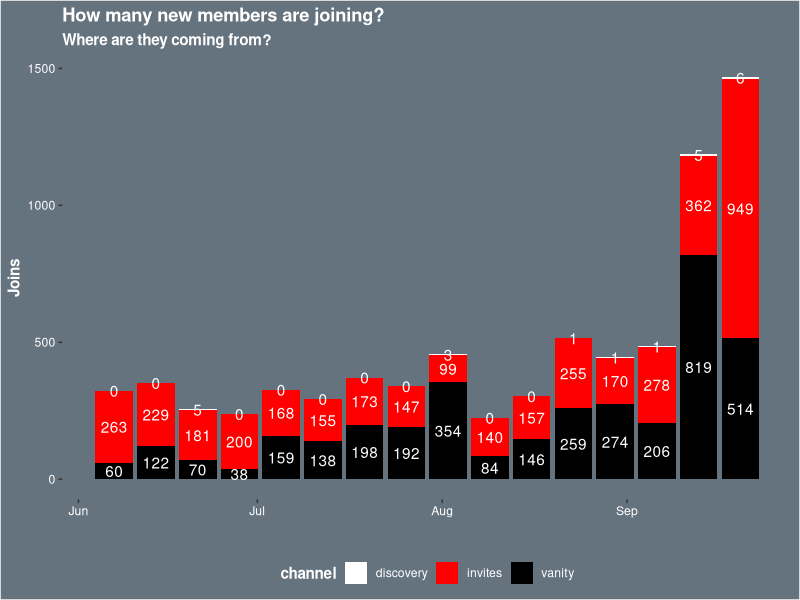
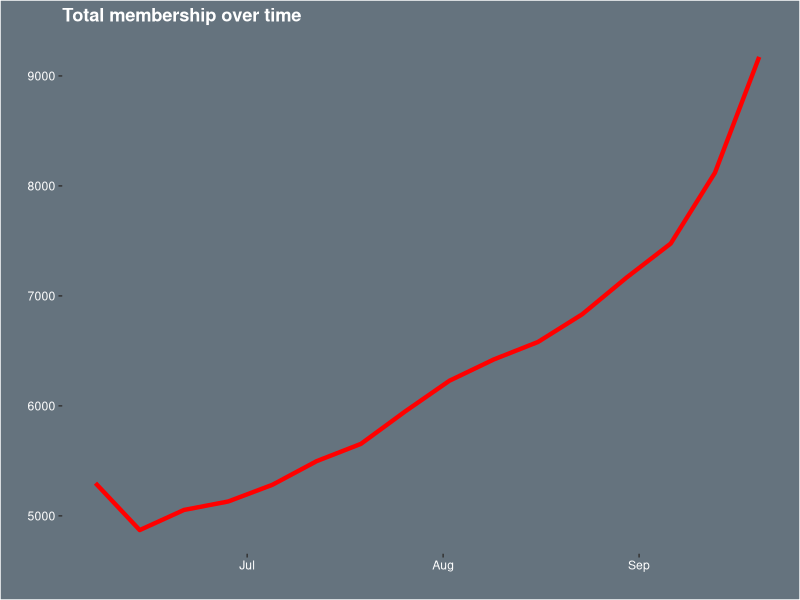
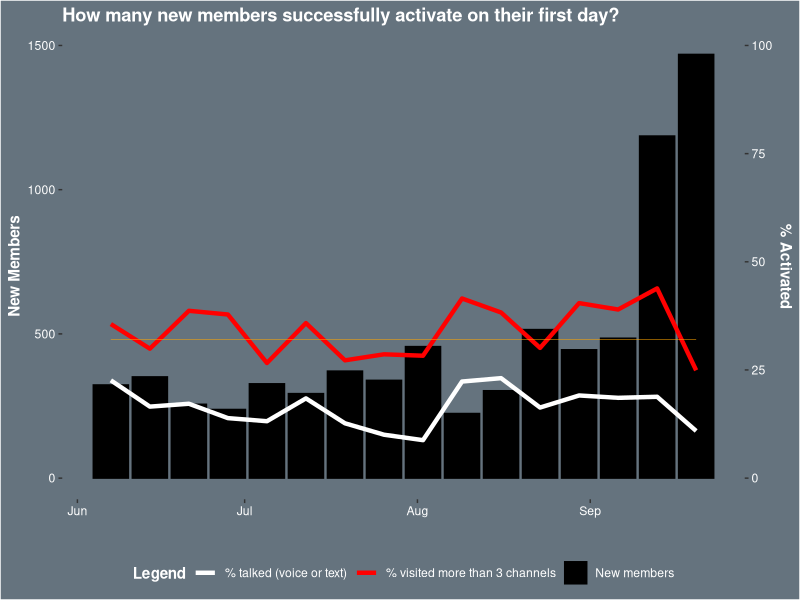
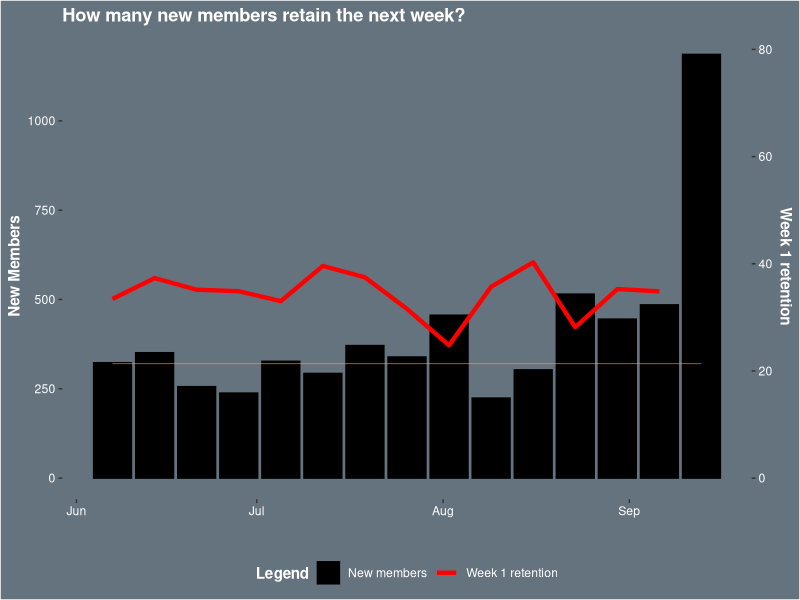
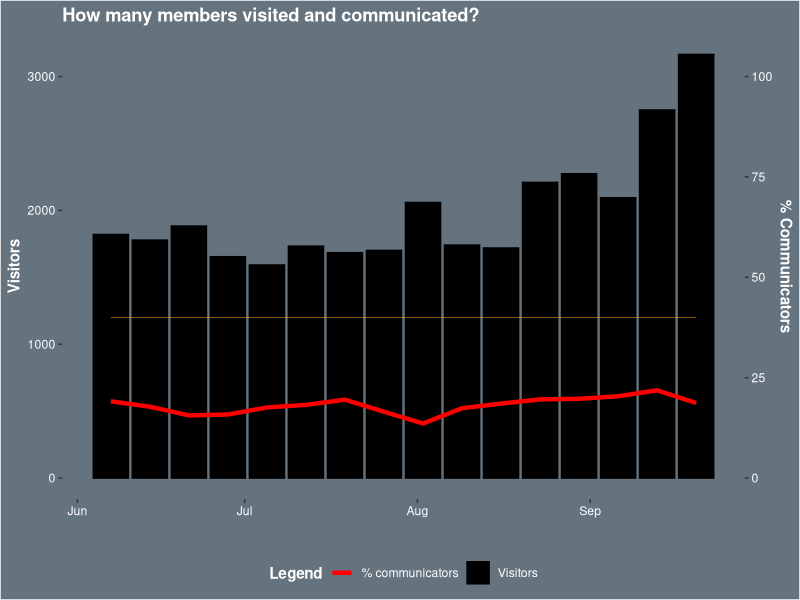
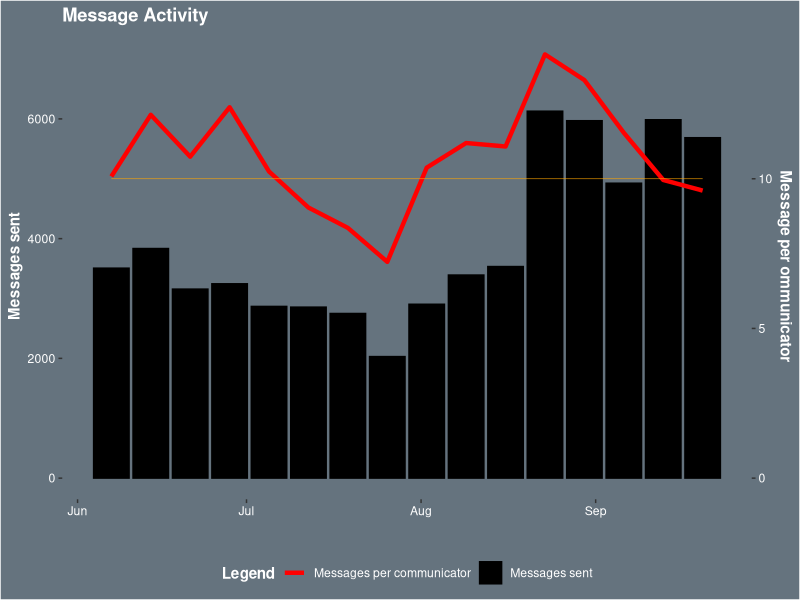
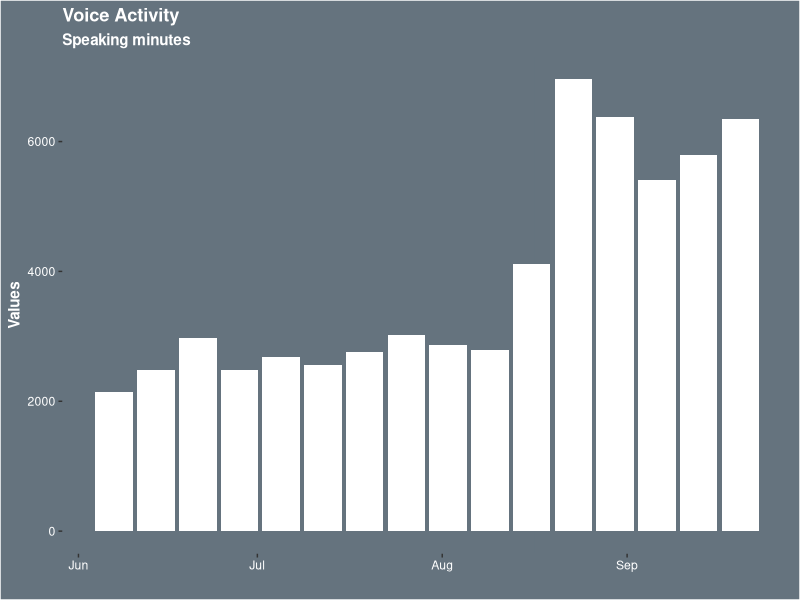

These charts were generated, in order, by the following R code:
## ---- chunk 1
knitr::opts_chunk$set(echo = TRUE)
## ---- chunk 2
# load library ----
library(tidyverse)

# load data ----
new_member <- read_csv("./discord/raw_data/new-member-joins-by-source_290921.csv")
total_member <- read_csv("./discord/raw_data/total-membership-joins_290921.csv")
first_activation <- read_csv("./discord/raw_data/first-day-activation_290921.csv")
next_retention <- read_csv("./discord/raw_data/next-week-retention_290921.csv")
visit_comm <- read_csv("./discord/raw_data/visitors-communicators_290921.csv")
msg_avg <- read_csv("./discord/raw_data/message-avg-msg_290921.csv")
voice_act <- read_csv("./discord/raw_data/voice-activity_290921.csv")
## ---- chunk 3
new_member %>%
    rename(
        vanity = "vanity_joins",
        discovery = "discovery_joins",
        time = "interval_start_timestamp"
    ) %>%
    pivot_longer(cols = discovery:vanity, names_to = "channel", values_to = "count") %>%
    ggplot(aes(x = time, y = count, fill = channel)) +
    geom_bar(position = "stack", stat = "identity") +
    geom_text(aes(label = count), position = position_stack(vjust = 0.5), color = "white") +
    theme(
        legend.position = "bottom",
        legend.background = element_rect(fill = "#65737e"),
        legend.text = element_text(color = "white"),
        legend.title = element_text(color = "white"),
        panel.background = element_rect(fill = "#65737e"),
        panel.grid.major = element_line(color = "#65737e"),
        panel.grid.minor = element_line(color = "#65737e"),
        plot.background = element_rect(fill = "#65737e"),
        axis.text.x = element_text(color = "white"),
        axis.text.y = element_text(color = "white"),
        axis.title.x = element_text(color = "white"),
        axis.title.y = element_text(color = "white"),
        title = element_text(color = "white", face = "bold")
    ) +
    scale_fill_manual(values = c("white", "red", "black")) +
    labs(
        title = "How many new members are joining?",
        subtitle = "Where are they coming from?",
        y = "Joins",
        x = ""
    )
## ---- chunk 4
total_member %>%
    rename(
        time = "interval_start_timestamp",
        total = "total_membership"
    ) %>%
    ggplot(aes(x = time)) +
    geom_line(aes(y = total), color = "red", size = 1.5) +
    theme(
        panel.background = element_rect(fill = "#65737e"),
        panel.grid.major = element_line(color = "#65737e"),
        panel.grid.minor = element_line(color = "#65737e"),
        plot.background = element_rect(fill = "#65737e"),
        axis.text.x = element_text(color = "white"),
        axis.text.y = element_text(color = "white"),
        axis.title.x = element_text(color = "white"),
        axis.title.y = element_text(color = "white"),
        title = element_text(color = "white", face = "bold")
    ) +
    labs(
        title = "Total membership over time",
        y = "",
        x = ""
    )
## ---- chunk 5
first_activation %>%
    rename(
        time = "interval_start_timestamp",
        new = "new_members",
        talked = "pct_communicated",
        visited = "pct_opened_channels"
    ) %>%
    ggplot(aes(x = time)) +
    geom_bar(aes(y = new, color = "New members"), stat = "identity", fill = "black") +
    geom_line(aes(y = talked*15, color = "% talked (voice or text)"), size = 1.5) +
    geom_line(aes(y = visited*15, color = "% visited more than 3 channels"), size = 1.5) +
    geom_line(y = 480, color = "orange", size = 0.2) +
    scale_y_continuous(
        name = "New Members",
        sec.axis = sec_axis(trans = ~./1500*100, name = "% Activated")
    ) +
    scale_color_manual(values = c("white", "red", "black")) +
    theme(
        legend.position = "bottom",
        legend.background = element_rect(fill = "#65737e"),
        legend.text = element_text(color = "white"),
        legend.title = element_text(color = "white"),
        panel.background = element_rect(fill = "#65737e"),
        panel.grid.major = element_line(color = "#65737e"),
        panel.grid.minor = element_line(color = "#65737e"),
        plot.background = element_rect(fill = "#65737e"),
        axis.text.x = element_text(color = "white"),
        axis.text.y = element_text(color = "white"),
        axis.title.x = element_text(color = "white"),
        axis.title.y = element_text(color = "white"),
        title = element_text(color = "white", face = "bold")
    ) +
    labs(
        title = "How many new members successfully activate on their first day?",
        x = "",
        color = "Legend"
    )
## ---- chunk 6
next_retention %>%
    rename(
        time = "interval_start_timestamp",
        new = "new_members",
        retained = "pct_retained"
    ) %>%
    ggplot(aes(x = time)) +
    geom_bar(aes(y = new, color = "New members"), stat = "identity", fill = "black") +
    geom_line(aes(y = retained*15, color = "Week 1 retention"), size = 1.5) +
    geom_line(y = 320, color = "orange", size = 0.2) +
    scale_y_continuous(
        name = "New Members",
        sec.axis = sec_axis(trans = ~./1500*100, name = "Week 1 retention")
    ) +
    scale_color_manual(values = c("black", "red")) +
    theme(
        legend.position = "bottom",
        legend.background = element_rect(fill = "#65737e"),
        legend.text = element_text(color = "white"),
        legend.title = element_text(color = "white"),
        panel.background = element_rect(fill = "#65737e"),
        panel.grid.major = element_line(color = "#65737e"),
        panel.grid.minor = element_line(color = "#65737e"),
        plot.background = element_rect(fill = "#65737e"),
        axis.text.x = element_text(color = "white"),
        axis.text.y = element_text(color = "white"),
        axis.title.x = element_text(color = "white"),
        axis.title.y = element_text(color = "white"),
        title = element_text(color = "white", face = "bold")
    ) +
    labs(
        title = "How many new members retain the next week?",
        x = "",
        color = "Legend"
    )
## ---- chunk 7
visit_comm %>%
    rename(
        time = "interval_start_timestamp",
        comm = "pct_communicated"
    ) %>%
    ggplot(aes(x = time)) +
    geom_bar(aes(y = visitors, color = "Visitors"), stat = "identity", fill = "black") +
    geom_line(aes(y = comm*30, color = "% communicators"), size = 1.5) +
    geom_line(y = 1200, color = "orange", size = 0.2) +
    scale_y_continuous(
        name = "Visitors",
        sec.axis = sec_axis(trans = ~./3000*100, name = "% Communicators")
    ) +
    scale_color_manual(values = c("red", "black")) +
    theme(
        legend.position = "bottom",
        legend.background = element_rect(fill = "#65737e"),
        legend.text = element_text(color = "white"),
        legend.title = element_text(color = "white"),
        panel.background = element_rect(fill = "#65737e"),
        panel.grid.major = element_line(color = "#65737e"),
        panel.grid.minor = element_line(color = "#65737e"),
        plot.background = element_rect(fill = "#65737e"),
        axis.text.x = element_text(color = "white"),
        axis.text.y = element_text(color = "white"),
        axis.title.x = element_text(color = "white"),
        axis.title.y = element_text(color = "white"),
        title = element_text(color = "white", face = "bold")
    ) +
    labs(
        title = "How many members visited and communicated?",
        x = "",
        color = "Legend"
    )
## ---- chunk 8
msg_avg %>%
    rename(
        time = "interval_start_timestamp",
        per = "messages_per_communicator"
    ) %>%
    ggplot(aes(x = time)) +
    geom_bar(aes(y = messages, color = "Messages sent"), stat = "identity", fill = "black") +
    # conversion between two y-axis (similar to % conversion)
    geom_line(aes(y = per*6000/12, color = "Messages per communicator"), size = 1.5) +
    geom_line(y = 5000, color = "orange", size = 0.2) +
    scale_y_continuous(
        name = "Messages sent",
        sec.axis = sec_axis(trans = ~./6000*12, name = "Message per ommunicator")
    ) +
    scale_color_manual(values = c("red", "black")) +
    theme(
        legend.position = "bottom",
        legend.background = element_rect(fill = "#65737e"),
        legend.text = element_text(color = "white"),
        legend.title = element_text(color = "white"),
        panel.background = element_rect(fill = "#65737e"),
        panel.grid.major = element_line(color = "#65737e"),
        panel.grid.minor = element_line(color = "#65737e"),
        plot.background = element_rect(fill = "#65737e"),
        axis.text.x = element_text(color = "white"),
        axis.text.y = element_text(color = "white"),
        axis.title.x = element_text(color = "white"),
        axis.title.y = element_text(color = "white"),
        title = element_text(color = "white", face = "bold")
    ) +
    labs(
        title = "Message Activity",
        x = "",
        color = "Legend"
    )
## ---- chunk 9
voice_act %>%
    rename(
        time = "interval_start_timestamp",
        speak = "speaking_minutes"
    ) %>%
    ggplot(aes(x = time)) +
    geom_bar(aes(y = speak), stat = "identity", fill = "white") +
    theme(
        panel.background = element_rect(fill = "#65737e"),
        panel.grid.major = element_line(color = "#65737e"),
        panel.grid.minor = element_line(color = "#65737e"),
        plot.background = element_rect(fill = "#65737e"),
        axis.text.x = element_text(color = "white"),
        axis.text.y = element_text(color = "white"),
        axis.title.x = element_text(color = "white"),
        axis.title.y = element_text(color = "white"),
        title = element_text(color = "white", face = "bold")
    ) +
    labs(
        title = "Voice Activity",
        subtitle = "Speaking minutes",
        y = "Values",
        x = ""
    )
## ---- chunk 10

## ---- chunk 11

